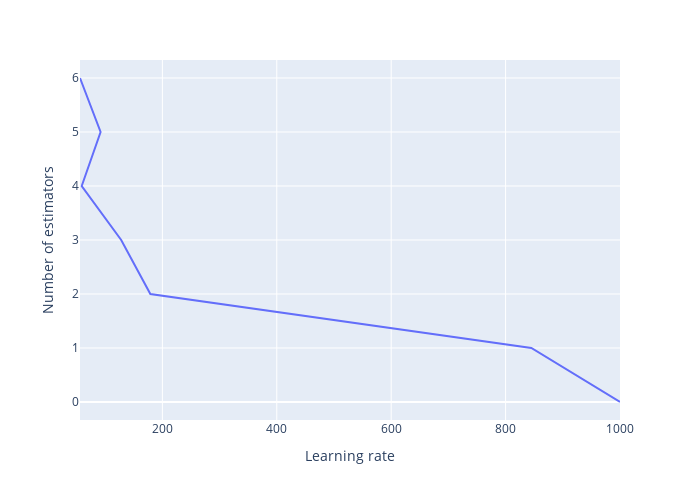

The notebook cell saved with this chart:
### Markdown cell above
In Gradient Boosting models, the two main hyperparameters are the number of estimators, which defines how many branches used to train the model and how deep it is, and the learning rate, which sets the importance of each node.

### Code cell
from sklearn.metrics import mean_squared_error
import numpy as np
import plotly.express as px

branches = []
learning_rates = [0.01, 0.05, 0.1, 0.2, 0.3, 0.4, 0.5]

for learning_rate in learning_rates:
    model = GradientBoostingRegressor(max_depth=2, n_estimators=1000, learning_rate=learning_rate)
    model.fit(X_train, y_train)
    errors = [mean_squared_error(y_test, y_pred) for y_pred in model.staged_predict(X_test)]
    best_number_of_estimators = np.argmin(errors)
    branches.append(best_number_of_estimators + 1)

fig = px.line(learning_rates, branches, 
        height = 500, width = 700)
fig.update_layout(xaxis_title = 'Learning rate', 
                  yaxis_title = 'Number of estimators')

### Figure 1 — Plotly figure (JSON) as saved in the notebook; plotly's stock layout.template omitted (floating-point values rounded to 4 significant figures)
{"data": [{"hovertemplate": "x=%{x}<br>index=%{y}<extra></extra>", "legendgroup": "", "line": {"color": "#636efa", "dash": "solid"}, "marker": {"symbol": "circle"}, "mode": "lines", "name": "", "orientation": "h", "showlegend": false, "type": "scatter", "x": [1000, 845, 179, 128, 59, 92, 56], "xaxis": "x", "y": [0, 1, 2, 3, 4, 5, 6], "yaxis": "y"}], "layout": {"height": 500, "legend": {"tracegroupgap": 0}, "margin": {"t": 60}, "width": 700, "xaxis": {"anchor": "y", "autorange": true, "domain": [0, 1], "range": [56, 1000], "title": {"text": "Learning rate"}, "type": "linear"}, "yaxis": {"anchor": "x", "autorange": true, "domain": [0, 1], "range": [-0.3333, 6.333], "title": {"text": "Number of estimators"}, "type": "linear"}}}
